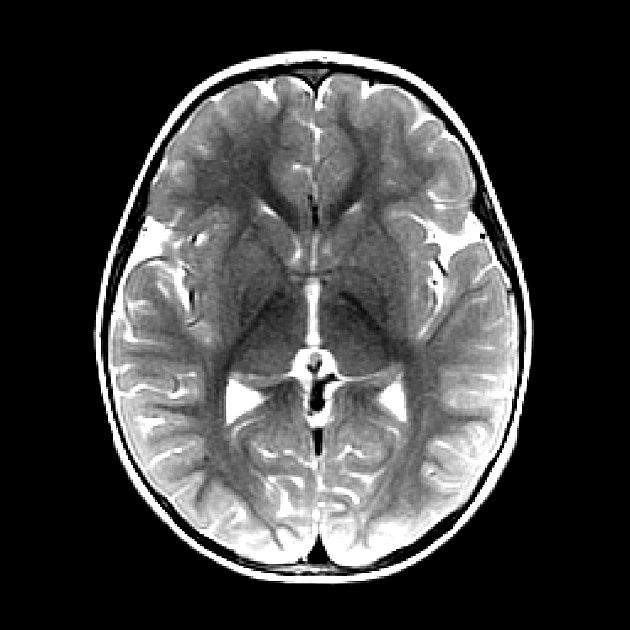
#> input picture dataset/no/no0.jpg, 630 x 630 px; its folder holds 4 pictures in this run
$ python main.py
#> lines starting #> are read from the running program, lines starting #| are printed output that depends on the picture
import cv2
import os
import numpy as np
from PIL import Image
from sklearn.model_selection import train_test_split
img_dir = 'dataset/'  # directory of dataset

no_tumor_images = os.listdir(img_dir+ 'no/') # open the dataset file then choose no file from it
yes_tumor_images = os.listdir(img_dir+ 'yes/') # open the dataset file then choose yes file from it
dataset=[]
label=[]

# print(no_tumor_images) #for example it prints no1.jpg

# path='no0.jpg'

# print(path.split('.')[1]) # here we extract what after the dot (jpg)

for i, img_name in enumerate(no_tumor_images):
    if( img_name.split('.')[1] == 'jpg' ):  # if we find extension jpg after the dot
        image = cv2.imread(img_dir+'no/'+img_name)
#> image is the input picture: shape (630, 630, 3); min 0, max 255, mean 64.3
        image=Image.fromarray(image,'RGB')
        image=image.resize((64,64))
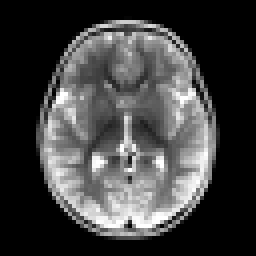
#> image: PIL image 64x64 RGB (shown 4 times larger); min 0, max 255, mean 64.5
        dataset.append(np.array(image))
        label.append(0)  # 0 stand for no
#> pass 2 of the loop `for i, img_name in enumerate(no_tumor_images):`:
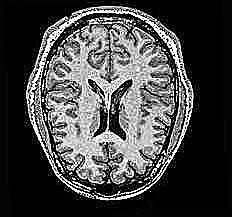
#> input picture dataset/no/no100.jpg, 232 x 217 px
#> image is the input picture: shape (217, 232, 3); min 0, max 255, mean 69.6
#> `image=image.resize((64,64))`:
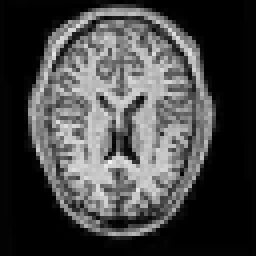
#> image: PIL image 64x64 RGB (shown 4 times larger); min 0, max 242, mean 69.6
#> pass 3 of the loop `for i, img_name in enumerate(no_tumor_images):`:
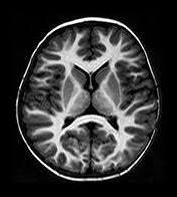
#> input picture dataset/no/no1017.jpg, 177 x 197 px
#> image is the input picture: shape (197, 177, 3); min 0, max 255, mean 53.7
#> `image=image.resize((64,64))`:
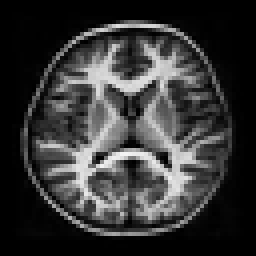
#> image: PIL image 64x64 RGB (shown 4 times larger); min 0, max 243, mean 53.7
#> the loop made 4 passes; the first 3 are shown

for i, img_name in enumerate(yes_tumor_images):
    if( img_name.split('.')[1] == 'jpg' ):  # if we find extension jpg after the dot
        image = cv2.imread(img_dir+'yes/'+img_name)
        image=Image.fromarray(image,'RGB')
        image=image.resize((64,64))
        dataset.append(np.array(image))
        label.append(1)   # 1 stand for yes

# [4 lines of commented-out code are left out]

dataset=np.array(dataset)
label=np.array(label)

x_train,x_test,y_train,y_test=train_test_split(dataset,label,test_size=0.2)    # test size = 20%

#print(x_train.shape)
